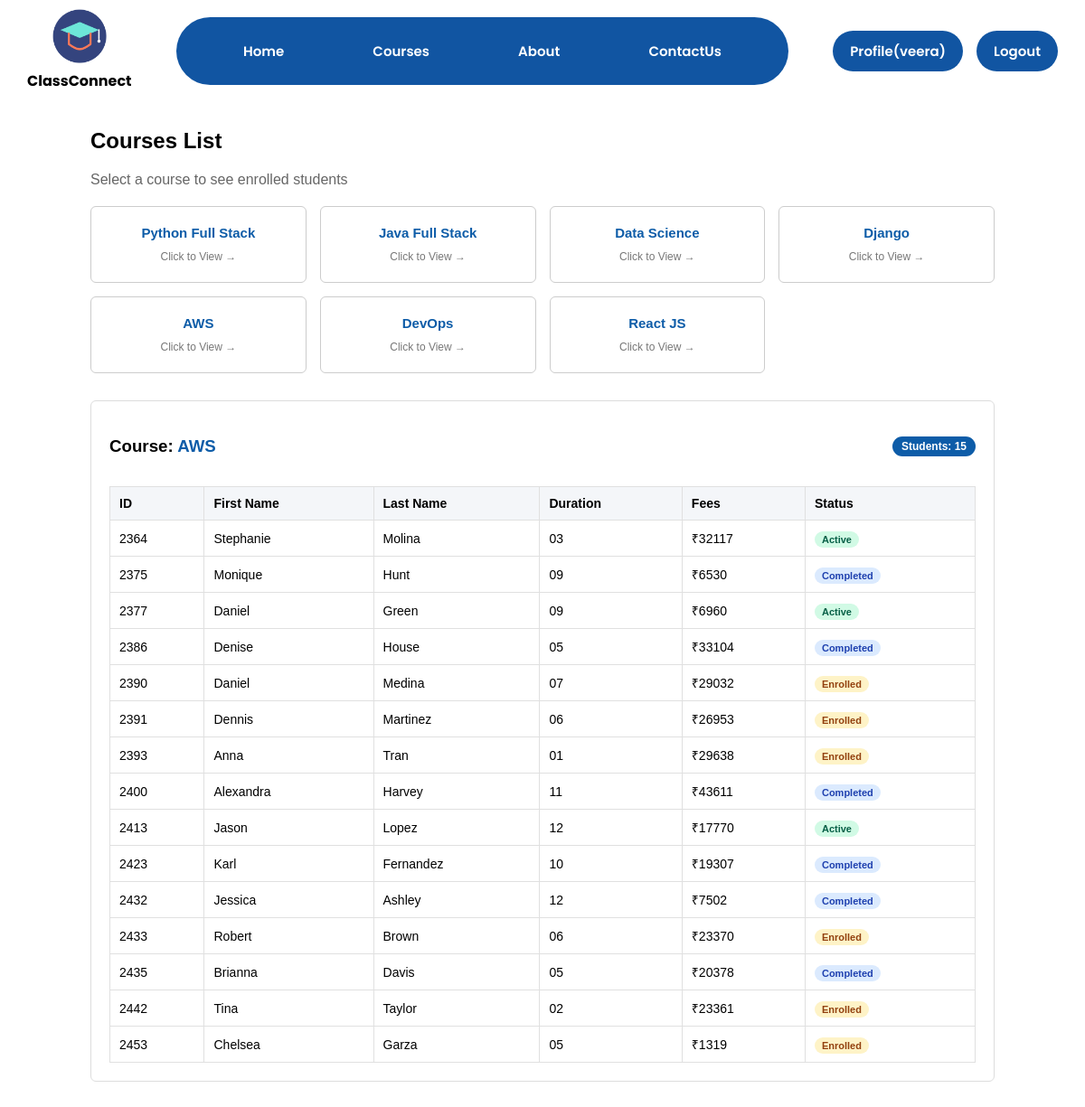
The page /courses/?course=AWS (signed in) on the database its author committed.
### testapp/models.py (models this page shows)
class Student(models.Model):
    student_First_Name = models.CharField(max_length = 150)
    student_Last_Name = models.CharField(max_length = 150)
    student_Email_Id =  models.EmailField()
    course_Name = models.CharField(max_length = 150)
    student_Age =  models.IntegerField()
    course_Duration = models.CharField(max_length=20, default='3 Months')
    course_Fees =  models.IntegerField()
    STATUS_CHOICES = [
        ('Active', 'Active'),
        ('Completed', 'Completed'),
        ('Enrolled', 'Enrolled'),
    ]
    status = models.CharField(max_length=20, choices=STATUS_CHOICES, default='Active')

### testapp/views.py (the view)
# urls.py: path('courses/', views.courses_view),
def courses_view(request):
    if not request.user.is_authenticated:
            messages.error(request, "Access Denied: Course details and student records are restricted to instructors only.")
            return redirect('/accounts/login/')
    if not request.user.is_staff:
            messages.error(request, "Access Denied: student records are restricted to instructors only.")
            return redirect('/accounts/login/')
    courses = ['Python Full Stack', 'Java Full Stack', 'Data Science', 'Django', 'AWS', 'DevOps', 'React JS']
    course = request.GET.get('course')
    students = Student.objects.filter(course_Name=course) if course else None
    return render(request, 'courses.html', {'courses': courses, 'selected_course': course, 'students': students})

### templates/courses.html
{% extends 'index.html' %}
{% load static %}
{% block body_block %}
<link rel="stylesheet" href="{% static 'css/courses.css' %}">
<div class="courses-box">
    <h2>Courses List</h2>
    <p class="subtitle">Select a course to see enrolled students</p>
    <div class="courses-grid">
        {% for c in courses %}
            <a href="/courses/?course={{ c }}" class="course-card">
                <h3>{{ c }}</h3>
                <span>Click to View &rarr;</span>
            </a>
        {% endfor %}
    </div>
    {% if selected_course %}
        <div class="table-card">
            <div class="table-top">
                <h3>Course: <span class="blue-text">{{ selected_course }}</span></h3>
                <span class="count-tag">Students: {{ students.count }}</span>
            </div>
            {% if students %}
                <table class="simple-table">
                    <thead>
                        <tr>
                            <th>ID</th>
                            <th>First Name</th>
                            <th>Last Name</th>
                            <th>Duration</th>
                            <th>Fees</th>
                            <th>Status</th>
                        </tr>
                    </thead>
                    <tbody>
                        {% for s in students %}
                        <tr>
                            <td>{{ s.id }}</td>
                            <td>{{ s.student_First_Name }}</td>
                            <td>{{ s.student_Last_Name }}</td>
                            <td>{{ s.course_Duration }}</td>
                            <td>₹{{ s.course_Fees }}</td>
                            <td>
                                {% if s.status == 'Active' %}
                                    <span class="badge green">Active</span>
                                {% elif s.status == 'Completed' %}
                                    <span class="badge blue">Completed</span>
                                {% else %}
                                    <span class="badge yellow">Enrolled</span>
                                {% endif %}
                            </td>
                        </tr>
                        {% endfor %}
                    </tbody>
                </table>
            {% else %}
                <p class="no-records">No students found for this course.</p>
            {% endif %}
        </div>
    {% endif %}
</div>
{% endblock %}

### templates/index.html (shortened to what this page needs)
<!DOCTYPE html>
{% load static %}
<html lang="en">
<head>
    <link rel="stylesheet" href="https://cdnjs.cloudflare.com/ajax/libs/font-awesome/6.5.1/css/all.min.css">
    <link rel="stylesheet" href="{% static 'css/index.css' %}">
</head>
<body>
    <nav class="nav">
    <center>
    <img src="{% static 'images/logo.png' %}" alt="Logo" width="60">
    <br>
    <b>ClassConnect</b>
    </center>
     <ul class="menubar">
        <li><a href="/">Home</a></li>
        <li><a href="/courses">Courses</a></li>
        <li><a href="/about">About</a></li>
        <li><a href="/contact"></i>ContactUs</a></li>
        </ul>
        <ul class="profile">
        {% if user.is_authenticated %}
        <li><a href="#">Profile({{ user.username }})</a></li>
        <li><a href="/logout/"></i>Logout</a></li>
        {% else %}
        <li><a href="/accounts/login/"></i> LogIn</a></li>
         <li><a href="/signup/"></i>SignUp</a></li>
        {% endif %}
    </ul>
    </nav>
 {% block body_block %}
{% endblock %}
</body>
</html>

### static/css/index.css (style rules this page uses)
body { font-family: "Poppins", sans-serif; font-style: normal; margin: 0; padding: 0; }
.nav { display: flex; align-items: center; justify-content: space-between; padding: 10px 30px; box-sizing: border-box; }
.menubar { width: 55%; display: flex; justify-content: space-around; align-items: center; list-style: none; background: rgb(17, 85, 162); border-radius: 80px; padding: 25px 25px; margin: 0; }
.menubar a { text-decoration: none; padding: 8px 14px; border-radius: 40px; font-size: 15px; font-weight: 600; color: white; border: 1px solid transparent; transition: all 0.3s ease; }
.profile { display: flex; align-items: center; list-style: none; gap: 15px; margin: 0; padding: 0; }
.profile li a { display: inline-flex; align-items: center; gap: 8px; background-color: rgb(17, 85, 162); color: white; padding: 10px 18px; border-radius: 30px; text-decoration: none; font-size: 15px; font-weight: 600; border: 1px solid transparent; transition: all 0.3s ease; }

### static/css/courses.css (style rules this page uses)
.courses-box { width: 85%; max-width: 1000px; margin: 30px auto; font-family: Arial, sans-serif; }
.subtitle { color: #666; margin-bottom: 20px; }
.courses-grid { display: grid; grid-template-columns: repeat(4, 1fr); gap: 15px; margin-bottom: 30px; }
.course-card { background: #ffffff; border: 1px solid #ccc; border-radius: 6px; padding: 20px 10px; text-align: center; text-decoration: none; color: #333; }
.course-card h3 { margin: 0 0 8px 0; font-size: 15px; color: #0d5ca8; }
.course-card span { font-size: 12px; color: #777; }
.table-card { background: #ffffff; border: 1px solid #ddd; border-radius: 6px; padding: 20px; }
.table-top { display: flex; justify-content: space-between; align-items: center; margin-bottom: 15px; }
.blue-text { color: #0d5ca8; }
.count-tag { background: #0d5ca8; color: white; padding: 4px 10px; border-radius: 12px; font-size: 12px; font-weight: bold; }
.simple-table { width: 100%; border-collapse: collapse; }
.simple-table th, .simple-table td { border: 1px solid #e0e0e0; padding: 10px; text-align: left; font-size: 14px; }
.simple-table th { background-color: #f4f6f9; }
.badge { padding: 3px 8px; border-radius: 10px; font-size: 11px; font-weight: bold; }
.green { background: #d1fae5; color: #065f46; }
.blue { background: #dbeafe; color: #1e40af; }
.yellow { background: #fef3c7; color: #92400e; }

### rows shown on the page
Student: id "2364", student_First_Name "Stephanie", student_Last_Name "Molina", course_Duration "03", course_Fees "32117", status "Active"
Student: id "2375", student_First_Name "Monique", student_Last_Name "Hunt", course_Duration "09", course_Fees "6530", status "Completed"
Student: id "2377", student_First_Name "Daniel", student_Last_Name "Green", course_Duration "09", course_Fees "6960", status "Active"
Student: id "2386", student_First_Name "Denise", student_Last_Name "House", course_Duration "05", course_Fees "33104", status "Completed"
Student: id "2390", student_First_Name "Daniel", student_Last_Name "Medina", course_Duration "07", course_Fees "29032", status "Enrolled"
Student: id "2391", student_First_Name "Dennis", student_Last_Name "Martinez", course_Duration "06", course_Fees "26953", status "Enrolled"
Student: id "2393", student_First_Name "Anna", student_Last_Name "Tran", course_Duration "01", course_Fees "29638", status "Enrolled"
Student: id "2400", student_First_Name "Alexandra", student_Last_Name "Harvey", course_Duration "11", course_Fees "43611", status "Completed"
Student: id "2413", student_First_Name "Jason", student_Last_Name "Lopez", course_Duration "12", course_Fees "17770", status "Active"
Student: id "2423", student_First_Name "Karl", student_Last_Name "Fernandez", course_Duration "10", course_Fees "19307", status "Completed"
Student: id "2432", student_First_Name "Jessica", student_Last_Name "Ashley", course_Duration "12", course_Fees "7502", status "Completed"
Student: id "2433", student_First_Name "Robert", student_Last_Name "Brown", course_Duration "06", course_Fees "23370", status "Enrolled"
Student: id "2435", student_First_Name "Brianna", student_Last_Name "Davis", course_Duration "05", course_Fees "20378", status "Completed"
Student: id "2442", student_First_Name "Tina", student_Last_Name "Taylor", course_Duration "02", course_Fees "23361", status "Enrolled"
Student: id "2453", student_First_Name "Chelsea", student_Last_Name "Garza", course_Duration "05", course_Fees "1319", status "Enrolled"

### other values the page prints
{{ user.username }} "veera"
{{ c }} "Python Full Stack" "Java Full Stack" "Data Science" "Django" "AWS" "DevOps" "React JS"
{{ selected_course }} "AWS"
{{ students.count }} "15"
